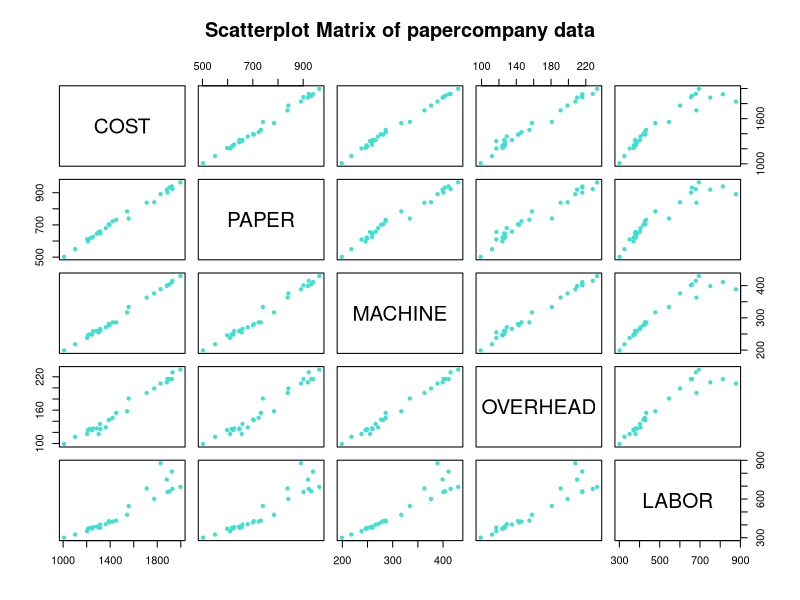

R code for this plot:
## ---- chunk 1
papercompany <- read.table("papercompany.txt", header = T)
## ---- chunk 2
cor(papercompany)
## ---- chunk 3
pairs(papercompany, main = "Scatterplot Matrix of papercompany data", col = "turquoise", pch = 20)
## ---- chunk 4
model <- lm(papercompany$COST ~ papercompany$PAPER + papercompany$MACHINE +  
             papercompany$OVERHEAD + papercompany$LABOR)
summary(model)
## ---- chunk 5
anova(model)
## ---- chunk 6
# R-squared for
# cost vs paper
summary(lm(papercompany$COST ~ papercompany$PAPER))[[9]]
summary(lm(papercompany$COST ~ papercompany$PAPER + papercompany$MACHINE +   
             papercompany$OVERHEAD + papercompany$LABOR))[[4]][[2]]

# cost vs machine
summary(lm(papercompany$COST ~ papercompany$MACHINE))[[9]]
summary(lm(papercompany$COST ~ papercompany$PAPER + papercompany$MACHINE +   
             papercompany$OVERHEAD + papercompany$LABOR))[[4]][[3]]

# cost vs overhead
summary(lm(papercompany$COST ~ papercompany$OVERHEAD))[[9]]
summary(lm(papercompany$COST ~ papercompany$PAPER + papercompany$MACHINE +   
             papercompany$OVERHEAD + papercompany$LABOR))[[4]][[4]]

# cost vs labor
summary(lm(papercompany$COST ~ papercompany$LABOR))[[9]]
summary(lm(papercompany$COST ~ papercompany$PAPER + papercompany$MACHINE +   
             papercompany$OVERHEAD + papercompany$LABOR))[[4]][[5]]
## ---- chunk 7
reduced <- lm(papercompany$COST ~ papercompany$PAPER + papercompany$MACHINE)
anova(reduced, model)
## ---- chunk 8
latour <- read.table("Latour.txt", header = T)
## ---- chunk 9
summary(lm(Quality ~ EndofHarvest + Rain + Rain:EndofHarvest, data = latour))
## ---- chunk 10
paste0("The number of days for a decrease in quality by 1 without rain is ", -1/-0.03145)
## ---- chunk 11
paste0("The number of days for a decrease in quality by 1 with rain is ", -1/-0.11459)
